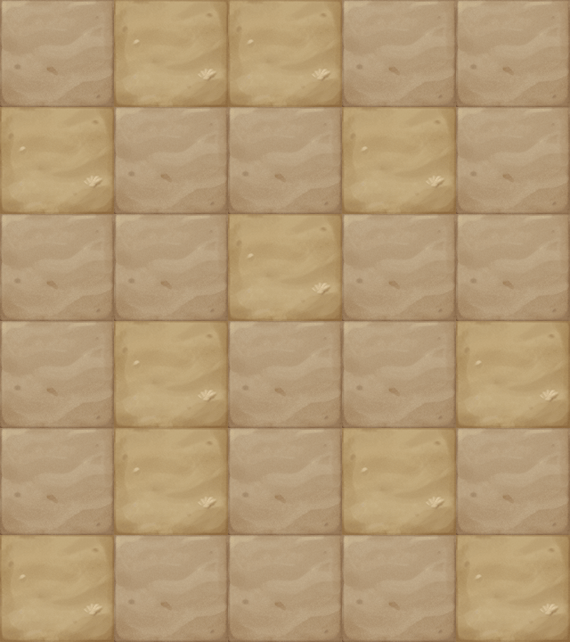

A level layout from a 2D game, rendered from its tile map. Below: a short description, then the map file with tile-grid data replaced by summaries:
An orthogonal 5x6 tile map with 114x107 px tiles, 1 tile layer (块层 1).

<map version="1.0" orientation="orthogonal" width="5" height="6" tilewidth="114" tileheight="107">
 <tileset firstgid="1" name="map027" tilewidth="114" tileheight="107">
  <image source="map027.png" width="228" height="107" />
 </tileset>
 <layer name="块层 1" width="5" height="6">
  <data>[30 cells, 30 non-empty, 2 distinct tile ids]</data>
 </layer>
</map>
